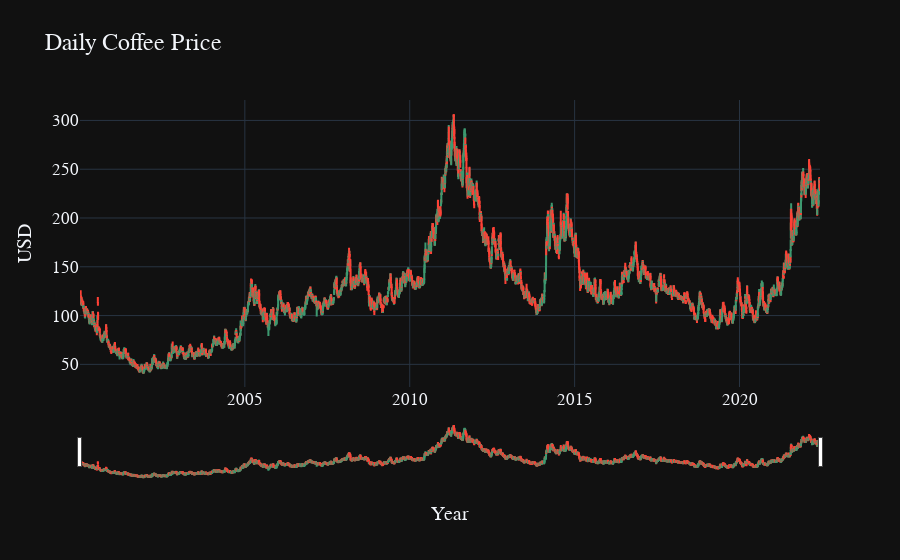

Notebook source saved alongside this figure:
### Code cell
fig = go.Figure(go.Candlestick(x = df["Date"],
    open = df["Open"], high = df["High"],
    low = df["Low"], close = df["Close"]))

fig.update_layout(xaxis_title = "Year", yaxis_title = "USD", title = "Daily Coffee Price")
fig.update_layout(template = "plotly_dark", font = dict(family = "PT Sans", size = 17))

fig.show()

### Figure 1 — Plotly figure (JSON) as saved in the notebook; plotly's stock layout.template omitted (floating-point values rounded to 4 significant figures; data arrays with more than 128 entries replaced by an {"elided": "..."} marker saying what was removed)
{"data": [{"close": {"elided": "5688 float values"}, "high": {"elided": "5688 float values"}, "low": {"elided": "5688 float values"}, "open": {"elided": "5688 float values"}, "type": "candlestick", "x": {"elided": "5688 str values"}}], "layout": {"font": {"family": "PT Sans", "size": 17}, "title": {"text": "Daily Coffee Price"}, "xaxis": {"title": {"text": "Year"}}, "yaxis": {"title": {"text": "USD"}}}}
